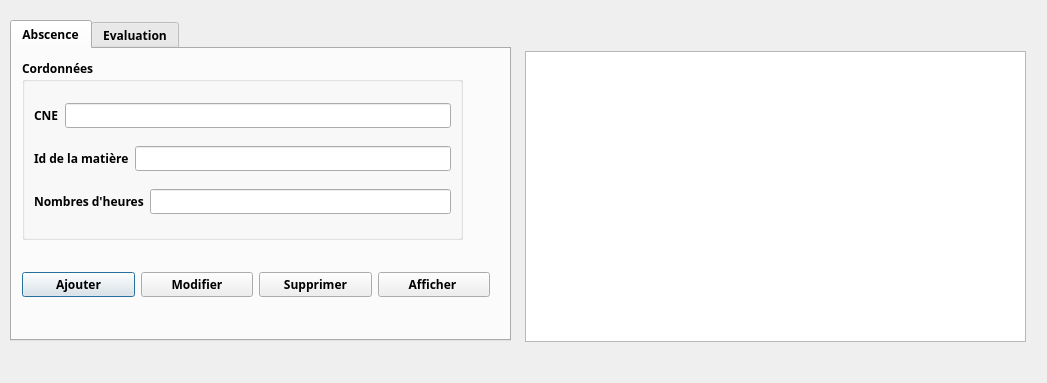
<?xml version="1.0" encoding="UTF-8"?>
<ui version="4.0">
 <class>Note_Abs</class>
 <widget class="QDialog" name="Note_Abs">
  <property name="geometry">
   <rect>
    <x>0</x>
    <y>0</y>
    <width>1047</width>
    <height>383</height>
   </rect>
  </property>
  <property name="windowTitle">
   <string>Dialog</string>
  </property>
  <widget class="QTabWidget" name="tabWidget">
   <property name="geometry">
    <rect>
     <x>10</x>
     <y>20</y>
     <width>501</width>
     <height>321</height>
    </rect>
   </property>
   <property name="font">
    <font>
     <family>Segoe UI Black</family>
     <weight>75</weight>
     <bold>true</bold>
    </font>
   </property>
   <property name="currentIndex">
    <number>0</number>
   </property>
   <widget class="QWidget" name="tab">
    <attribute name="title">
     <string>Abscence</string>
    </attribute>
    <widget class="QGroupBox" name="groupBox_3">
     <property name="geometry">
      <rect>
       <x>10</x>
       <y>10</y>
       <width>441</width>
       <height>181</height>
      </rect>
     </property>
     <property name="title">
      <string>Cordonnées</string>
     </property>
     <layout class="QVBoxLayout" name="verticalLayout_3">
      <item>
       <layout class="QHBoxLayout" name="horizontalLayout_12">
        <item>
         <widget class="QLabel" name="label_9">
          <property name="text">
           <string>CNE</string>
          </property>
         </widget>
        </item>
        <item>
         <widget class="QLineEdit" name="texte_CNE_Abs">
          <property name="inputMask">
           <string/>
          </property>
          <property name="text">
           <string/>
          </property>
         </widget>
        </item>
       </layout>
      </item>
      <item>
       <layout class="QHBoxLayout" name="horizontalLayout_13">
        <item>
         <widget class="QLabel" name="label_10">
          <property name="text">
           <string>Id de la matière</string>
          </property>
         </widget>
        </item>
        <item>
         <widget class="QLineEdit" name="texte_Id_Abs"/>
        </item>
       </layout>
      </item>
      <item>
       <layout class="QHBoxLayout" name="horizontalLayout_14">
        <item>
         <widget class="QLabel" name="label_11">
          <property name="text">
           <string>Nombres d'heures</string>
          </property>
         </widget>
        </item>
        <item>
         <widget class="QLineEdit" name="texte_Nbr_Abs"/>
        </item>
       </layout>
      </item>
     </layout>
    </widget>
    <widget class="QWidget" name="horizontalLayoutWidget_3">
     <property name="geometry">
      <rect>
       <x>10</x>
       <y>200</y>
       <width>468</width>
       <height>71</height>
      </rect>
     </property>
     <layout class="QHBoxLayout" name="horizontalLayout_11">
      <item>
       <widget class="QPushButton" name="pushButton_ajouter_3">
        <property name="text">
         <string>Ajouter</string>
        </property>
       </widget>
      </item>
      <item>
       <widget class="QPushButton" name="pushButton_modifier_3">
        <property name="text">
         <string>Modifier</string>
        </property>
       </widget>
      </item>
      <item>
       <widget class="QPushButton" name="pushButton_supprimer_3">
        <property name="text">
         <string>Supprimer</string>
        </property>
       </widget>
      </item>
      <item>
       <widget class="QPushButton" name="pushButton_afficher_3">
        <property name="text">
         <string>Afficher </string>
        </property>
       </widget>
      </item>
     </layout>
    </widget>
   </widget>
   <widget class="QWidget" name="tab_2">
    <attribute name="title">
     <string>Evaluation</string>
    </attribute>
    <widget class="QGroupBox" name="groupBox_4">
     <property name="geometry">
      <rect>
       <x>10</x>
       <y>10</y>
       <width>441</width>
       <height>181</height>
      </rect>
     </property>
     <property name="title">
      <string>Cordonnées</string>
     </property>
     <layout class="QVBoxLayout" name="verticalLayout_4">
      <item>
       <layout class="QHBoxLayout" name="horizontalLayout_16">
        <item>
         <widget class="QLabel" name="label_13">
          <property name="text">
           <string>CNE</string>
          </property>
         </widget>
        </item>
        <item>
         <widget class="QLineEdit" name="texte_CNE_Note">
          <property name="inputMask">
           <string/>
          </property>
          <property name="text">
           <string/>
          </property>
         </widget>
        </item>
       </layout>
      </item>
      <item>
       <layout class="QHBoxLayout" name="horizontalLayout_17">
        <item>
         <widget class="QLabel" name="label_14">
          <property name="text">
           <string>Id de la matière</string>
          </property>
         </widget>
        </item>
        <item>
         <widget class="QLineEdit" name="texte_Id_Note"/>
        </item>
       </layout>
      </item>
      <item>
       <layout class="QHBoxLayout" name="horizontalLayout_18">
        <item>
         <widget class="QLabel" name="label_15">
          <property name="text">
           <string>La note</string>
          </property>
         </widget>
        </item>
        <item>
         <widget class="QLineEdit" name="texte_Note"/>
        </item>
       </layout>
      </item>
     </layout>
    </widget>
    <widget class="QWidget" name="horizontalLayoutWidget_4">
     <property name="geometry">
      <rect>
       <x>10</x>
       <y>200</y>
       <width>468</width>
       <height>71</height>
      </rect>
     </property>
     <layout class="QHBoxLayout" name="horizontalLayout_20">
      <item>
       <widget class="QPushButton" name="pushButton_ajouter_4">
        <property name="text">
         <string>Ajouter</string>
        </property>
       </widget>
      </item>
      <item>
       <widget class="QPushButton" name="pushButton_modifier_4">
        <property name="text">
         <string>Modifier</string>
        </property>
       </widget>
      </item>
      <item>
       <widget class="QPushButton" name="pushButton_supprimer_4">
        <property name="text">
         <string>Supprimer</string>
        </property>
       </widget>
      </item>
      <item>
       <widget class="QPushButton" name="pushButton_afficher_4">
        <property name="text">
         <string>Afficher </string>
        </property>
       </widget>
      </item>
     </layout>
    </widget>
   </widget>
  </widget>
  <widget class="QTableView" name="tableView">
   <property name="geometry">
    <rect>
     <x>525</x>
     <y>51</y>
     <width>501</width>
     <height>291</height>
    </rect>
   </property>
  </widget>
 </widget>
 <resources/>
 <connections/>
</ui>
